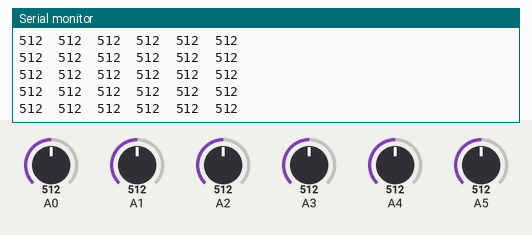
The sketch below on a simulated Arduino Uno, built with avr-gcc and run on an emulated ATmega328P. Shown: the last lines printed to the serial monitor. The inputs (shaded band) are chosen by the test bench; at power-on: A0 = 512, A2 = 512, A3 = 512, A1 = 512, A4 = 512, A5 = 512.

Above: at 1.2 s.
1.3 s: A0 set to 108
At 2.3 s:
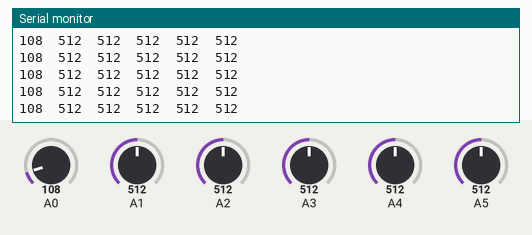
4.3 s: A0 set to 94
At 4.8 s:
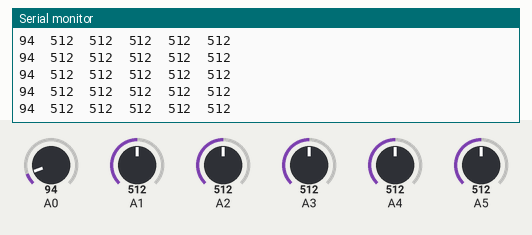
10.3 s: A2 set to 107
At 10.8 s:
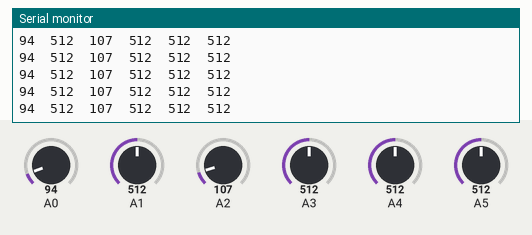
11.8 s: A2 set to 95
At 12.5 s:
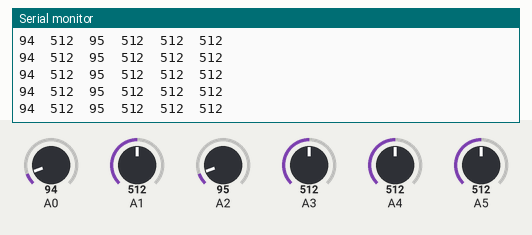
14.8 s: A3 set to 108
At 15.8 s:
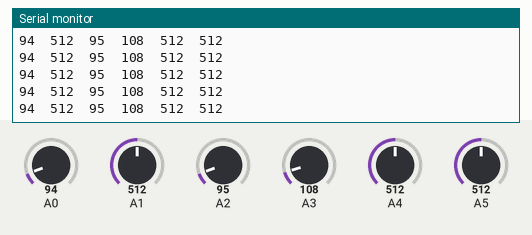
16.3 s: A3 set to 92
At 16.8 s:
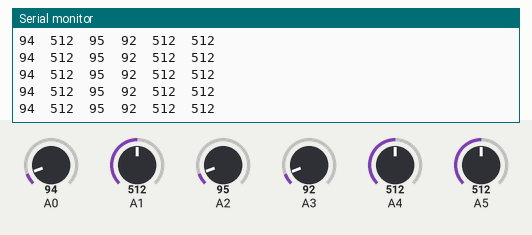
Timing chart, 0 to 19.3 s (numbered marks = the images above; inputs shaded):
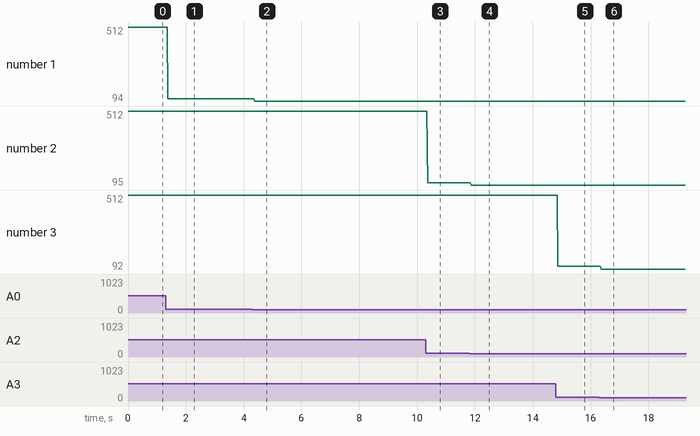

Measured:
- after the input at 1.3 s, the serial monitor: prints a new line after 0.08 s (image 1)
- after the input at 4.3 s, the serial monitor: prints a new line after 0.08 s (image 2)
- after the input at 10.3 s, the serial monitor: prints a new line after 0.06 s (image 3)
- after the input at 11.8 s, the serial monitor: prints a new line after 0.07 s (image 4)
- after the input at 14.8 s, the serial monitor: prints a new line after 0.06 s (image 5)
- after the input at 16.3 s, the serial monitor: prints a new line after 0.06 s (image 6)
- plotted number 1: 512 → 108 after the input at 1.3 s, 108 → 94 after the input at 4.3 s
- plotted number 2: 512 → 107 after the input at 10.3 s, 107 → 95 after the input at 11.8 s

The sketch:

unpowered_limitfinding.ino
```cpp
// this program is so that the potentiometer values at the limits of motion can be recorded for tuning, with manual motion of the arm.

void setup() {
Serial.begin(9600);

 pinMode(A0,INPUT);
 pinMode(A1,INPUT);
 pinMode(A2,INPUT);
 pinMode(A3,INPUT);
 pinMode(A4,INPUT);

}

void loop(){
 for(int i = 0; i < 6; i++){
  Serial.print(analogRead(i));
  Serial.print("\t");

 }
  Serial.println();

}
```
